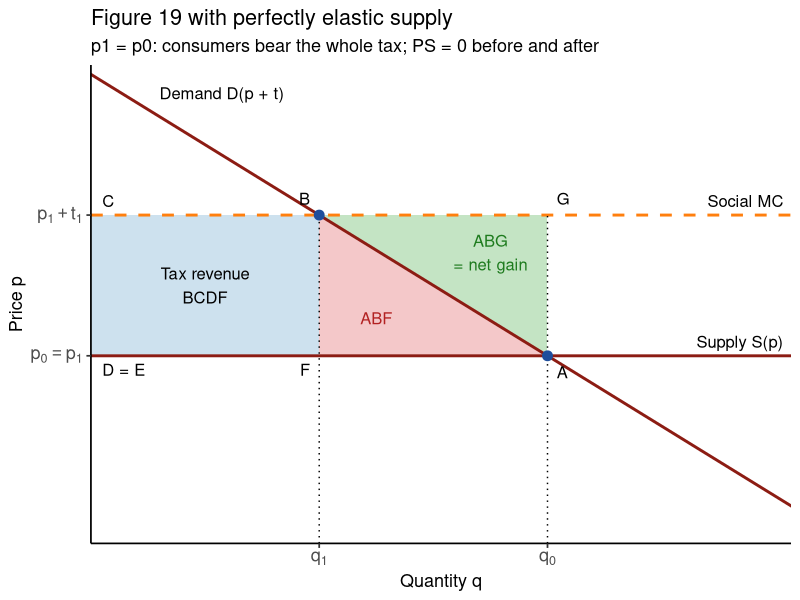

The R script that drew this image:
library(ggplot2)
# Figure 19 redrawn for perfectly elastic supply (illustrative linear demand)
p0 <- 4; t1 <- 3; q0 <- 10 - p0; q1 <- 10 - (p0 + t1)
lab <- function(x, y, s, ...) annotate("text", x = x, y = y, label = s, size = 4.2, ...)
p <- ggplot() +
  annotate("rect", xmin = 0, xmax = q1, ymin = p0, ymax = p0 + t1, fill = "#1f77b4", alpha = 0.22) +
  annotate("polygon", x = c(q1, q0, q1), y = c(p0 + t1, p0, p0), fill = "#d62728", alpha = 0.25) +
  annotate("polygon", x = c(q1, q0, q0), y = c(p0 + t1, p0, p0 + t1), fill = "#2ca02c", alpha = 0.28) +
  geom_abline(intercept = 10, slope = -1, colour = "#8c1c13", linewidth = 1) +
  geom_hline(yintercept = p0, colour = "#8c1c13", linewidth = 1) +
  geom_hline(yintercept = p0 + t1, colour = "#ff7f0e", linewidth = 1, linetype = "dashed") +
  annotate("segment", x = c(q1, q0), xend = c(q1, q0), y = 0, yend = p0 + t1, linetype = "dotted") +
  annotate("point", x = c(q0, q1), y = c(p0, p0 + t1), size = 3, colour = "#1f4e9c") +
  lab(0.15, p0 + t1 + 0.3, "C", hjust = 0) + lab(0.15, p0 - 0.3, "D = E", hjust = 0) +
  lab(q1 - 0.12, p0 - 0.3, "F", hjust = 1) +
  lab(q1 - 0.12, p0 + t1 + 0.35, "B", hjust = 1) + lab(q0 + 0.12, p0 - 0.35, "A", hjust = 0) +
  lab(q0 + 0.12, p0 + t1 + 0.35, "G", hjust = 0) +
  lab(0.9, 9.6, "Demand D(p + t)", hjust = 0) +
  lab(9.1, p0 + 0.3, "Supply S(p)", hjust = 1) +
  lab(9.1, p0 + t1 + 0.3, "Social MC", hjust = 1) +
  lab(q1 / 2, p0 + t1 / 2, "Tax revenue\nBCDF") +
  lab(q1 + 0.75, p0 + 0.8, "ABF", colour = "#b22222") +
  lab(q0 - 0.75, p0 + t1 - 0.8, "ABG\n= net gain", colour = "#1e7b1e") +
  scale_x_continuous(breaks = c(q1, q0), labels = c(expression(q[1]), expression(q[0])), limits = c(0, 9.2), expand = c(0, 0)) +
  scale_y_continuous(breaks = c(p0, p0 + t1), labels = c(expression(p[0] == p[1]), expression(p[1] + t[1])), limits = c(0, 10.2), expand = c(0, 0)) +
  labs(title = "Figure 19 with perfectly elastic supply",
       subtitle = "p1 = p0: consumers bear the whole tax; PS = 0 before and after",
       x = "Quantity q", y = "Price p") +
  theme_classic(base_size = 13) + theme(axis.text = element_text(size = 13))
ggsave("/home/user/GIFS-N-STUFF/superfund_pset/figures/fig4a_fig19_elastic_supply.png", p, width = 7, height = 5, dpi = 300)
